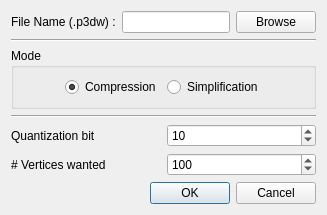
<?xml version="1.0" encoding="UTF-8"?>
<ui version="4.0">
 <class>SettingsComp</class>
 <widget class="QDialog" name="SettingsComp">
  <property name="geometry">
   <rect>
    <x>0</x>
    <y>0</y>
    <width>382</width>
    <height>356</height>
   </rect>
  </property>
  <property name="windowTitle">
   <string>Settings</string>
  </property>
  <layout class="QVBoxLayout" name="verticalLayout">
   <property name="sizeConstraint">
    <enum>QLayout::SetFixedSize</enum>
   </property>
   <item>
    <layout class="QGridLayout" name="gridLayout_4">
     <item row="0" column="0">
      <widget class="QLabel" name="label_5">
       <property name="text">
        <string>File Name (.p3dw) :</string>
       </property>
      </widget>
     </item>
     <item row="0" column="1">
      <widget class="QLineEdit" name="file_name"/>
     </item>
     <item row="0" column="2">
      <widget class="QPushButton" name="pushButtonBrowse">
       <property name="text">
        <string>Browse</string>
       </property>
      </widget>
     </item>
    </layout>
   </item>
   <item>
    <widget class="Line" name="line">
     <property name="orientation">
      <enum>Qt::Horizontal</enum>
     </property>
    </widget>
   </item>
   <item>
    <widget class="QGroupBox" name="groupBox">
     <property name="title">
      <string>Mode</string>
     </property>
     <layout class="QHBoxLayout" name="horizontalLayout">
      <item>
       <spacer name="horizontalSpacer_6">
        <property name="orientation">
         <enum>Qt::Horizontal</enum>
        </property>
        <property name="sizeHint" stdset="0">
         <size>
          <width>40</width>
          <height>20</height>
         </size>
        </property>
       </spacer>
      </item>
      <item>
       <widget class="QRadioButton" name="radioCompression">
        <property name="text">
         <string>Compression</string>
        </property>
        <property name="checked">
         <bool>true</bool>
        </property>
       </widget>
      </item>
      <item>
       <widget class="QRadioButton" name="radioSimplification">
        <property name="text">
         <string>Simplification</string>
        </property>
       </widget>
      </item>
      <item>
       <spacer name="horizontalSpacer_7">
        <property name="orientation">
         <enum>Qt::Horizontal</enum>
        </property>
        <property name="sizeHint" stdset="0">
         <size>
          <width>40</width>
          <height>20</height>
         </size>
        </property>
       </spacer>
      </item>
     </layout>
    </widget>
   </item>
   <!--
<item>
    <widget class="QGroupBox" name="groupBox_2">
     <property name="title">
      <string>Compression mode</string>
     </property>
     <layout class="QHBoxLayout" name="horizontalLayout_5">
      <item>
       <spacer name="horizontalSpacer_8">
        <property name="orientation">
         <enum>Qt::Horizontal</enum>
        </property>
        <property name="sizeHint" stdset="0">
         <size>
          <width>40</width>
          <height>20</height>
         </size>
        </property>
       </spacer>
      </item>
      <item>
       <widget class="QRadioButton" name="radioWithout">
        <property name="text">
         <string>Without Adaptive Quantization</string>
        </property>
        <property name="checked">
         <bool>true</bool>
        </property>
       </widget>
      </item>
      <item>
       <widget class="QRadioButton" name="radioWith">
        <property name="text">
         <string>With Adaptive Quantization</string>
        </property>
       </widget>
      </item>
      <item>
       <spacer name="horizontalSpacer_9">
        <property name="orientation">
         <enum>Qt::Horizontal</enum>
        </property>
        <property name="sizeHint" stdset="0">
         <size>
          <width>40</width>
          <height>20</height>
         </size>
        </property>
       </spacer>
      </item>
     </layout>
    </widget>
   </item>
    -->
    <item>
    <widget class="Line" name="line_2">
     <property name="orientation">
      <enum>Qt::Horizontal</enum>
     </property>
    </widget>
   </item>
   <item>
    <layout class="QGridLayout" name="gridLayout_2">
     <item row="0" column="0">
      <widget class="QLabel" name="label_3">
       <property name="text">
        <string>Quantization bit</string>
       </property>
      </widget>
     </item>
     <item row="0" column="1">
      <widget class="QSpinBox" name="quanti">
       <property name="value">
        <number>10</number>
       </property>
      </widget>
     </item>
     <item row="1" column="1">
      <widget class="QSpinBox" name="number_vertices">
       <property name="maximum">
        <number>9999999</number>
       </property>
       <property name="value">
        <number>100</number>
       </property>
      </widget>
     </item>
     <item row="1" column="0">
      <widget class="QLabel" name="label">
       <property name="text">
        <string># Vertices wanted</string>
       </property>
      </widget>
     </item>
      <!--<item row="1" column="3" rowspan="3">
      <widget class="QGroupBox" name="useMetric">
       <property name="title">
        <string>Use Metric</string>
       </property>
       <property name="checkable">
        <bool>true</bool>
       </property>
       <property name="checked">
        <bool>false</bool>
       </property>
       <layout class="QGridLayout" name="gridLayout">
        <item row="1" column="0" colspan="2">
         <widget class="QGroupBox" name="forgetMetric">
          <property name="title">
           <string>Forget Metric</string>
          </property>
          <property name="checkable">
           <bool>true</bool>
          </property>
          <property name="checked">
           <bool>false</bool>
          </property>
          <layout class="QHBoxLayout" name="horizontalLayout_3">
           <item>
            <widget class="QLabel" name="label_2">
             <property name="text">
              <string>if &lt; # vertices</string>
             </property>
            </widget>
           </item>
           <item>
            <widget class="QSpinBox" name="forget_metric_value">
             <property name="maximum">
              <number>9999999</number>
             </property>
            </widget>
           </item>
           <item>
            <spacer name="horizontalSpacer_3">
             <property name="orientation">
              <enum>Qt::Horizontal</enum>
             </property>
             <property name="sizeHint" stdset="0">
              <size>
               <width>40</width>
               <height>20</height>
              </size>
             </property>
            </spacer>
           </item>
          </layout>
         </widget>
        </item>
        <item row="0" column="0">
         <widget class="QDoubleSpinBox" name="metric_value">
          <property name="value">
           <double>0.250000000000000</double>
          </property>
         </widget>
        </item>
        <item row="0" column="1">
         <spacer name="horizontalSpacer_2">
          <property name="orientation">
           <enum>Qt::Horizontal</enum>
          </property>
          <property name="sizeHint" stdset="0">
           <size>
            <width>40</width>
            <height>20</height>
           </size>
          </property>
         </spacer>
        </item>
       </layout>
      </widget>
     </item>
     <item row="3" column="0">
      <spacer name="verticalSpacer_4">
       <property name="orientation">
        <enum>Qt::Vertical</enum>
       </property>
       <property name="sizeHint" stdset="0">
        <size>
         <width>20</width>
         <height>40</height>
        </size>
       </property>
      </spacer>
     </item>
     <item row="0" column="3">
      <layout class="QHBoxLayout" name="horizontalLayout_2">
       <item>
        <spacer name="horizontalSpacer">
         <property name="orientation">
          <enum>Qt::Horizontal</enum>
         </property>
         <property name="sizeType">
          <enum>QSizePolicy::Fixed</enum>
         </property>
         <property name="sizeHint" stdset="0">
          <size>
           <width>8</width>
           <height>20</height>
          </size>
         </property>
        </spacer>
       </item>-->
 <!--       <item>
        <widget class="QCheckBox" name="normal_flipping">
         <property name="text">
          <string>Forbid normal flipping</string>
         </property>
        </widget>
       </item>
      </layout>
     </item>-->
    <!--<item row="2" column="0">
      <widget class="QCheckBox" name="Use_Bijection">
       <property name="text">
        <string>Use Bijection</string>
       </property>
       <property name="checked">
        <bool>true</bool>
       </property>
      </widget>
     </item>-->
    </layout>
   </item>
   <item>
    <widget class="QDialogButtonBox" name="buttonBox">
     <property name="orientation">
      <enum>Qt::Horizontal</enum>
     </property>
     <property name="standardButtons">
      <set>QDialogButtonBox::Cancel|QDialogButtonBox::Ok</set>
     </property>
    </widget>
   </item>
  </layout>
 </widget>
 <resources/>
 <connections>
  <connection>
   <sender>buttonBox</sender>
   <signal>accepted()</signal>
   <receiver>SettingsComp</receiver>
   <slot>accept()</slot>
   <hints>
    <hint type="sourcelabel">
     <x>248</x>
     <y>254</y>
    </hint>
    <hint type="destinationlabel">
     <x>157</x>
     <y>274</y>
    </hint>
   </hints>
  </connection>
  <connection>
   <sender>buttonBox</sender>
   <signal>rejected()</signal>
   <receiver>SettingsComp</receiver>
   <slot>reject()</slot>
   <hints>
    <hint type="sourcelabel">
     <x>316</x>
     <y>260</y>
    </hint>
    <hint type="destinationlabel">
     <x>286</x>
     <y>274</y>
    </hint>
   </hints>
  </connection>
 </connections>
</ui>
